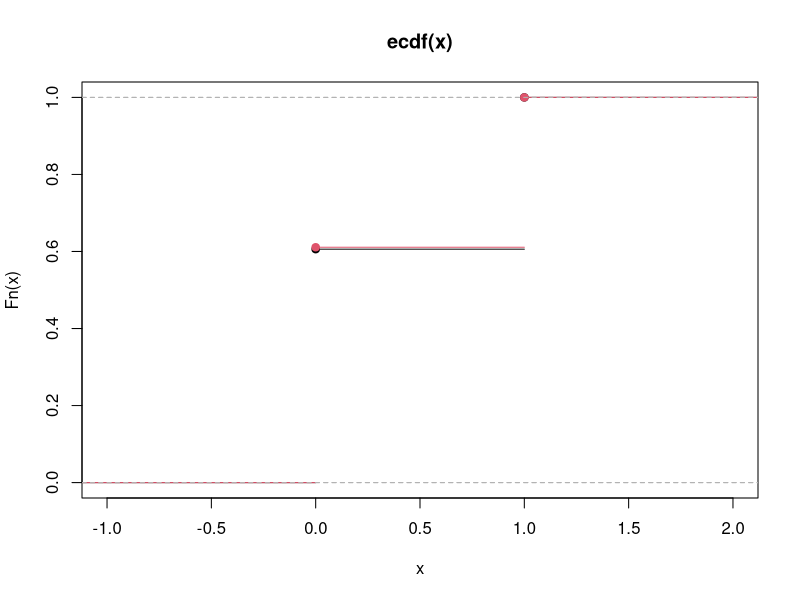
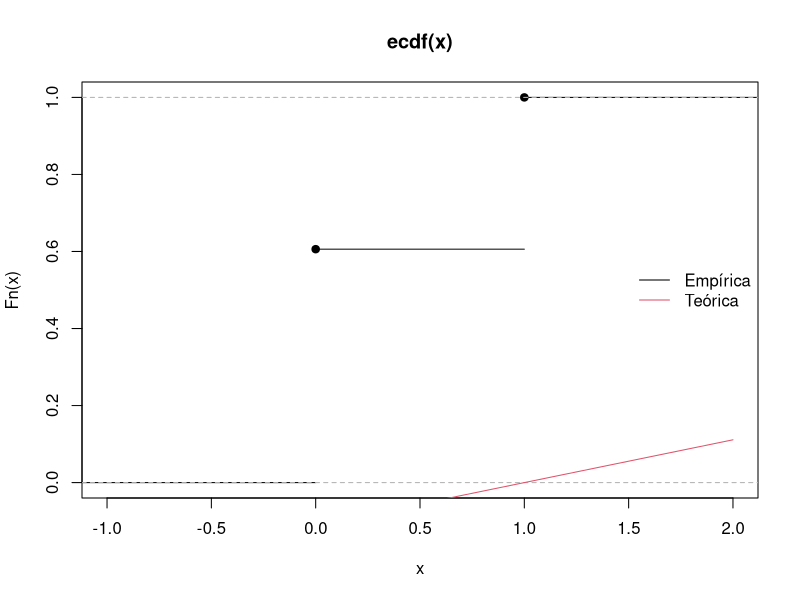
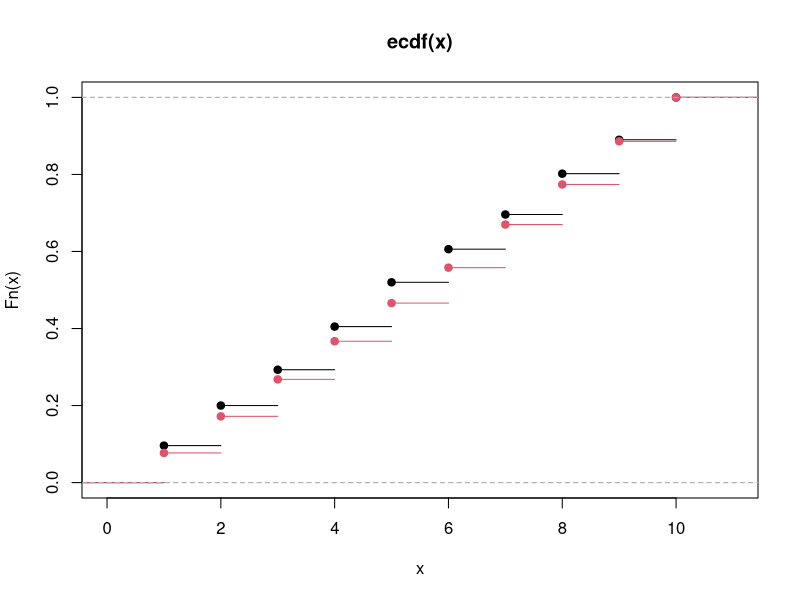

R code for these plots, in order: (Note: this script raises an error after producing the figures.)
##======================================================================
## Geração de numeros aleatório não uniformes
## Método da transformação integral de probabilidade

##----------------------------------------------------------------------
## Variáveis discretas

## Bernoulli -----------------------------------------------------------
## Rizzo, ex. 3.4
n <- 1000
p <- 0.4
set.seed(1)
u <- runif(n)
x <- as.integer(u > 0.6)

x2 <- integer(n)
q <- 1 - p
for(i in 1:length(x2)) {
    if(u[i] < q) {
        x2[i] <- 0L
    } else {
        x2[i] <- 1L
    }
}
identical(x, x2)

x3 <- ifelse(u < q, 0L, 1L)
identical(x2, x3)

x4 <- integer(n)
x4[u >= q] <- 1L
identical(x3, x4)

plot(ecdf(x))
plot(ecdf(rbinom(n, size = 1, p = p)), add = TRUE, col = 2)

Fx <- function(x, a, b) (x - a)/(b - a)
plot(ecdf(x))
curve(Fx(x, a = 1, b = 10), add = TRUE, col = 2, from = 0)
legend("right", legend = c("Empírica", "Teórica"),
       lty = 1, col = 1:2, bty = "n")

rbinom(n, size = 1, prob = p)
sample(c(0, 1), size = n, replace = TRUE, prob = c(0.6, 0.4))

## Uniforme discreta ---------------------------------------------------

n <- 1000
set.seed(1)
u <- runif(n)
k <- 10
u[u < 1/k]
u[u >= 1/k & u < 2/k]
## Seria muito trabalhoso

xc <- cut(u, breaks = c(0, seq(1/k, (k-1)/k, 0.1), k/k),
          include.lowest = TRUE)
table(xc)
x <- as.numeric(xc)

plot(ecdf(x))
plot(ecdf(sample(1:10, size = n, replace = TRUE)), add = TRUE, col = 2)


x <- 1:4
px <- c(.2, .15, .25, .4)
cumsum(px)

u <- runif(1)
x <- 1
Fx <- px[x]
while(u > Fx) {
    x <- x + 1
    Fx <- Fx + px[x]
}
c(u, Fx, x)

randd <- function(x, px, x0 = 1) {
    u <- runif(1)
    x <- x0
    Fx <- px[x]
    while(u > Fx) {
        x <- x + 1
        Fx <- Fx + px[x]
    }
    return(x)
}

replicate(10, randd(x = 1:4, px = px))

x <- 1:10
px <- 1:10/10

set.seed(2)
replicate(10, randd(x = 1:10, px = rep(1/10, 10)))

randd(x = 0:1, px = c(.6, .4), x0 = 0)


## Poisson -------------------------------------------------------------

randpois <- function(lambda) {
    u <- runif(1)
    x <- 0
    p0 <- exp(-lambda)
    Fx <- p0
    p <- p0
    while(u > Fx) {
        x <- x + 1
        p <- (lambda/x) * p
        Fx <- Fx + p
    }
    return(x)
}

replicate(10, randpois(lambda = 5))
x <- replicate(10000, randpois(lambda = 5))
plot(ecdf(x))
plot(ecdf(rpois(x, lambda = 5)), add = TRUE, col = 2)
curve(ppois(x, lambda = 5), add = TRUE, type = "s", col = 3, from = 0)


## Geometrica ----------------------------------------------------------

random_geo <- function(p) {
    q <- 1 - p
    pq <- p * q
    x <- 1
    Fx <- p
    u <- runif(1)
    while (u > Fx) {
        x <- x + 1 # Incrementa x.
        Fx <- Fx + pq # Calcula F(x).
        pq <- pq * q # Atualiza.
    }
    return(x)
}
x <- replicate(10000, random_geo(p = 0.5))
plot(ecdf(x))
curve(pgeom(x - 1, p = 0.5), add = TRUE, col = 2)
